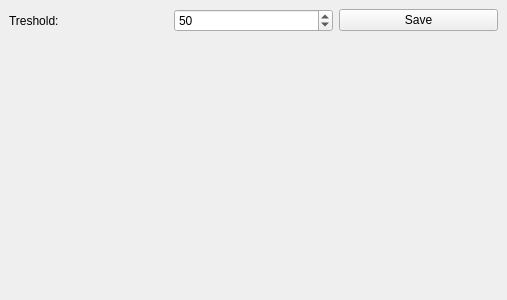
<?xml version="1.0" encoding="UTF-8"?>
<ui version="4.0">
 <class>MarrHildreth</class>
 <widget class="QMainWindow" name="MarrHildreth">
  <property name="geometry">
   <rect>
    <x>0</x>
    <y>0</y>
    <width>507</width>
    <height>300</height>
   </rect>
  </property>
  <property name="minimumSize">
   <size>
    <width>0</width>
    <height>0</height>
   </size>
  </property>
  <property name="windowTitle">
   <string>Edge detection using  Marr-Hildreth edge detector</string>
  </property>
  <widget class="QWidget" name="centralwidget">
   <layout class="QVBoxLayout" name="verticalLayout" stretch="1,3">
    <item>
     <layout class="QHBoxLayout" name="horizontalLayout">
      <property name="sizeConstraint">
       <enum>QLayout::SetDefaultConstraint</enum>
      </property>
      <item>
       <widget class="QLabel" name="label_2">
        <property name="text">
         <string>Treshold:</string>
        </property>
       </widget>
      </item>
      <item>
       <widget class="QSpinBox" name="tresholdSpin">
        <property name="maximum">
         <number>255</number>
        </property>
        <property name="value">
         <number>50</number>
        </property>
       </widget>
      </item>
      <item>
       <widget class="QPushButton" name="saveButton">
        <property name="text">
         <string>Save</string>
        </property>
       </widget>
      </item>
     </layout>
    </item>
    <item>
     <widget class="QLabel" name="label">
      <property name="sizePolicy">
       <sizepolicy hsizetype="Expanding" vsizetype="Expanding">
        <horstretch>0</horstretch>
        <verstretch>0</verstretch>
       </sizepolicy>
      </property>
      <property name="minimumSize">
       <size>
        <width>1</width>
        <height>1</height>
       </size>
      </property>
      <property name="text">
       <string/>
      </property>
     </widget>
    </item>
   </layout>
  </widget>
 </widget>
 <resources/>
 <connections/>
</ui>
